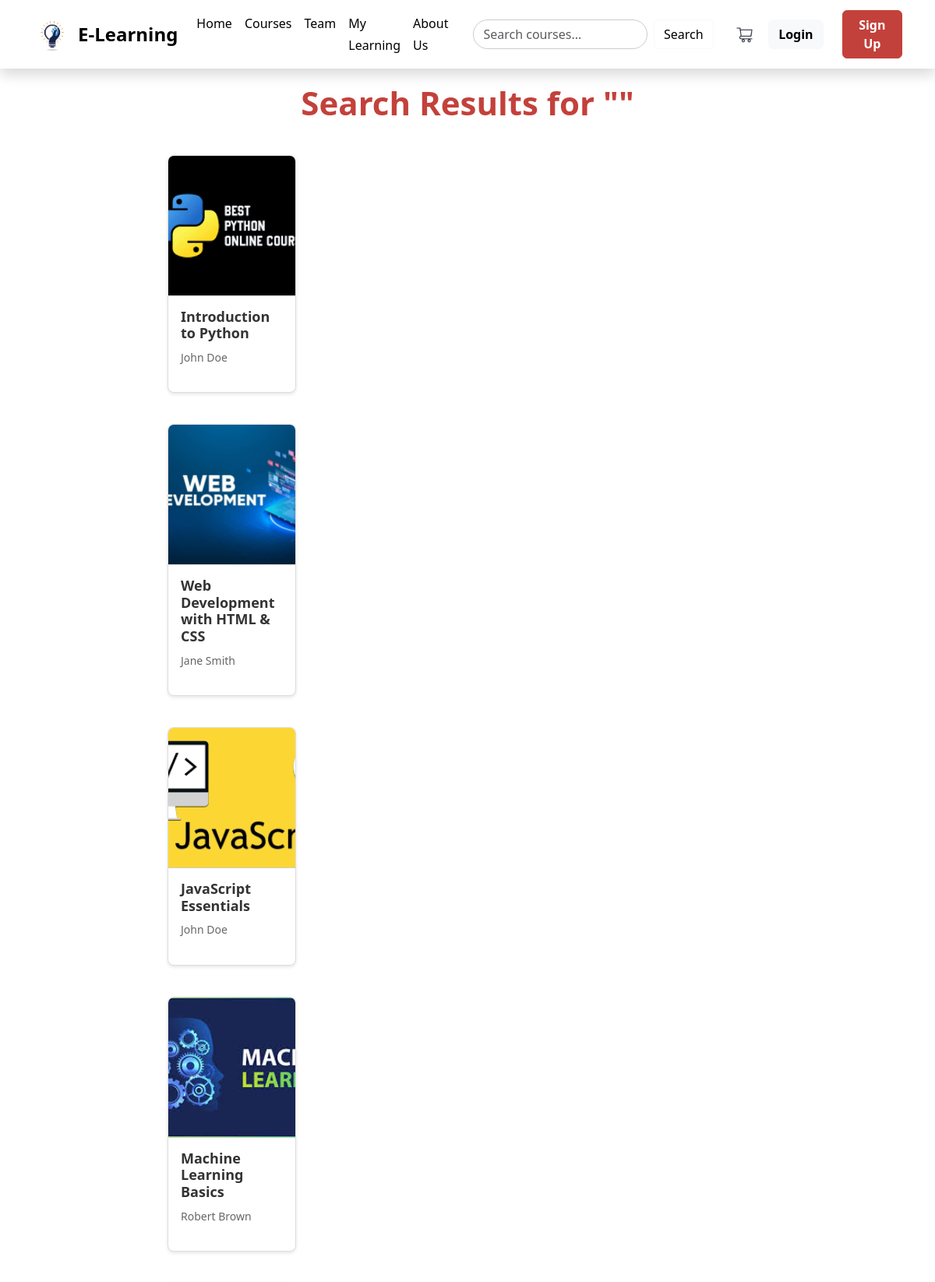
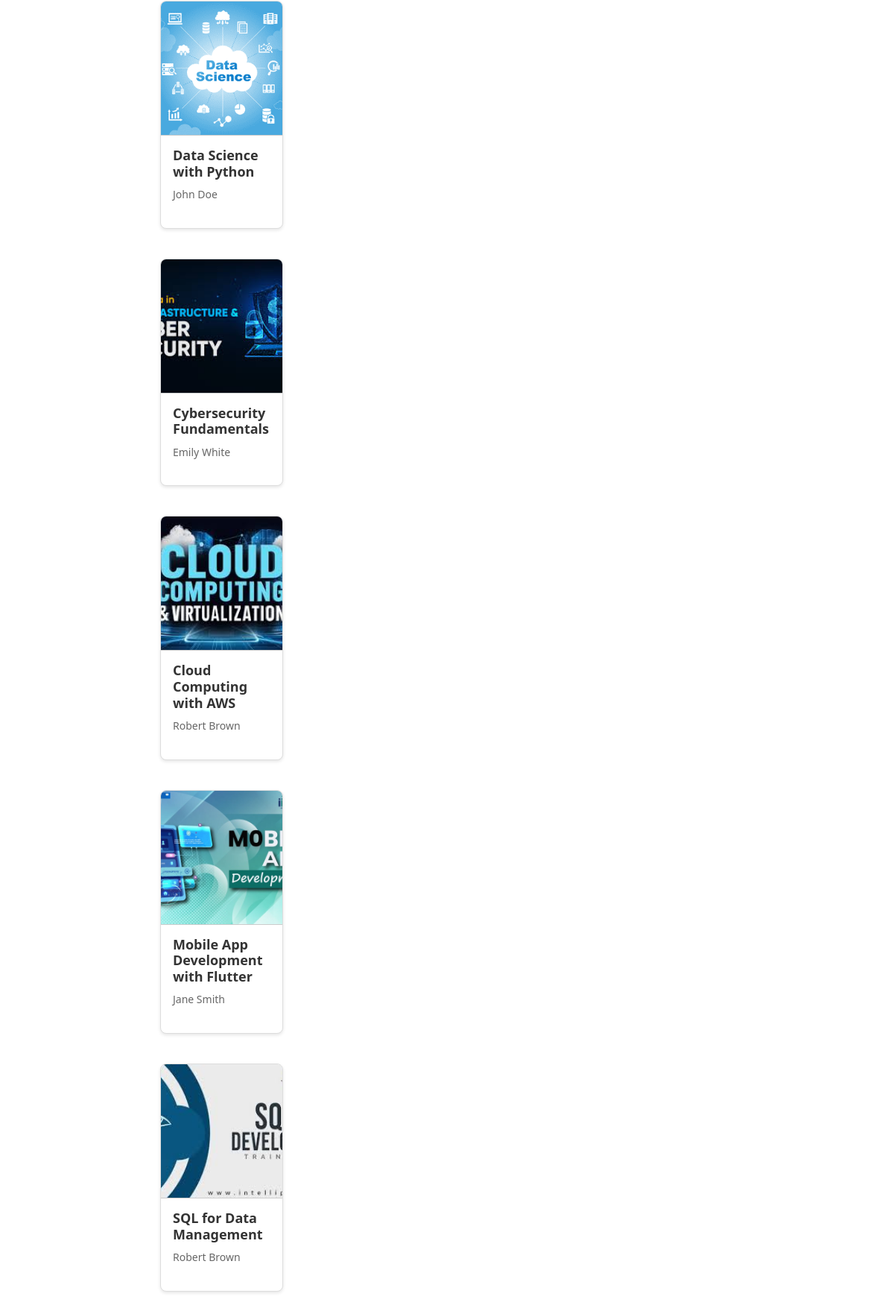
Screenshot of /search/search.php (upper part) with the database file from the repository (2 pictures, top to bottom).
### tables this page shows
CREATE TABLE `course` (
  `c_name` varchar(100) NOT NULL COMMENT 'Course Name',
  `c_id` int(11) NOT NULL COMMENT 'Course ID, Primary key that auto-increments',
  `c_desc` text NOT NULL COMMENT 'Description for course',
  `c_price` varchar(10) NOT NULL COMMENT 'Price of a course',
  `c_no_of_lessons` int(11) NOT NULL COMMENT 'Number of lessons in a course',
  `c_image` varchar(100) NOT NULL COMMENT 'Path to course image',
  `i_id` int(11) NOT NULL DEFAULT 1 COMMENT 'Instructor ID, foreign key from instructor table',
  `c_level` varchar(15) NOT NULL DEFAULT 'Beginner'
);

CREATE TABLE `instructor` (
  `i_name` varchar(50) NOT NULL COMMENT 'Instructor''s name',
  `i_id` int(11) NOT NULL COMMENT 'Instructor''s ID, Primary key, auto-incremented',
  `i_phone` varchar(13) NOT NULL COMMENT 'Instructor''s phone number',
  `i_email` varchar(40) NOT NULL COMMENT 'Instructor''s email address',
  `i_image` varchar(30) NOT NULL COMMENT 'Instructor''s Image Path',
  `i_bio` varchar(40) NOT NULL COMMENT 'Instructor''s Bio',
  `i_job_desc` varchar(1000) NOT NULL
);

### search/search.php (the view, shortened to what this page needs)
<?php
$is_logged_in = isset($_SESSION['is_logged_in']);
$username = isset($_SESSION['username']) ? $_SESSION['username'] : '';
$conn = mysqli_connect("localhost", "root", "", "e_learning");
$c_ids = array();
?>
<!DOCTYPE html>
<html lang="en">
<head>
  <link rel="stylesheet" href="../bootstrap/css/bootstrap.min.css">
  <link rel="stylesheet" href="search.css">
  <link rel="stylesheet" href="styles.css">
  <link rel="stylesheet" href="../home/styles.css">
</head>
<body>
  <header>
    <nav class="navbar navbar-expand-lg navbar-dark bg-primary shadow">
      <div class="container">
        <a class="navbar-brand d-flex align-items-center logo" href="#">
          <img src="../home/images/logo1.png" alt="Logo" width="50" height="50" class="me-2">
          <span>E-Learning</span>
        </a>
        <div class="collapse navbar-collapse" id="navbarNav">
          <ul class="navbar-nav ms-auto me-4">
            <li class="nav-item"><a class="nav-link text-light" href="../home/home.php">Home</a></li>
            <li class="nav-item"><a class="nav-link text-light" href="../home/home.php#courses">Courses</a></li>
            <li class="nav-item"><a class="nav-link text-light" href="../home/home.php#team">Team</a></li>
            <li class="nav-item"><a class="nav-link text-light" href="../my_learning/my_learning.php">My Learning</a>
            </li>
            <li class="nav-item"><a class="nav-link text-light" href="../home/home.php#About-us">About Us</a></li>
          </ul>
          <form class="d-flex me-4" method="POST" action="../search/search.php">
            <input class="form-control me-2 search" type="search" name="searchQuery" placeholder="Search courses..."
              aria-label="Search" required>
            <button class="btn btn-outline-light" type="submit">Search</button>
          </form>
          <a href="../cart/cart.php" class="me-3 cart">
            <img src="../home/images/cart_icon.png" alt="Cart" width="30" height="30">
          </a>
          <?php if ($is_logged_in): ?>
            <span style="font-size: 65%; margin-right: 2%;">Welcome <?php echo $username; ?>! </span>
            <a href="../registration/logout.php" class="btn btn-light me-4">Log out</a>
          <?php else: ?>
            <a href="../registration/login.php" class="btn btn-light me-4">Login</a>
            <a href="../registration/signup.php" class="btn btn-warning">Sign Up</a>
          <?php endif; ?>
        </div>
      </div>
    </nav>
  </header>
  <div class="section-subtitle"><?php echo 'Search Results for "' . $search . '"' ?></div>
  <section class="my-learning">
    <div class="Learning">
      <?php
      $sql = "SELECT  course.c_id,
                            course.c_name,
                            course.c_image,
                            course.c_no_of_lessons,
                            course.c_desc,
                            course.c_price,
                            instructor.i_name
                        FROM
                            course
                        INNER JOIN
                            instructor
                        ON
                            course.i_id = instructor.i_id
                        WHERE
                            LOWER(c_name) LIKE '%$search%';";
      $result = mysqli_query($conn, $sql);
      while ($row = $result->fetch_assoc()) {
        if (in_array($row['c_id'], $c_ids)) {
          echo
            '<div class="card">' .
            '<div class="card-header">' .
            '<img src="../home/' . $row['c_image'] . '" alt=' . $row['c_name'] . '/>' .
            '<div class="overlay">' .
            '<i class="fas fa-play-circle play-icon"></i>' .
            '</div>' .
            '</div>' .
            '<div class="card-body">' .
            '<h2>' . '<a href="../course_content/course_page.php?c_id=' . $row['c_id'] . '" class="card-link">' . $row['c_name'] . '</a>' . '</h2>' .
            '<p class="author">' . $row['i_name'] . '</p>' .
            '</div>' .
            '</div>';
        } else {
          echo
            '<div class="card">' .
            '<div class="card-header">' .
            '<img src="../home/' . $row['c_image'] . '" alt=' . $row['c_name'] . '/>' .
            '<div class="overlay">' .
            '<i class="fas fa-play-circle play-icon"></i>' .
            '</div>' .
            '</div>' .
            '<div class="card-body">' .
            '<h2><a href="#courseModal"
                             onclick="openModal(' . '\'' . $row['c_name'] . '\', ' . '\'' . $row['c_desc'] . '\', ' . '\'' . $row['c_no_of_lessons'] . '\', ' . '\'' . $row['c_price'] . '\', ' . '\'' . $row['c_id'] . '\')"
                             class="card-title">' . $row["c_name"] . '</a></h2>' .
            '<p class="author">' . $row['i_name'] . '</p>' .
            '</div>' .
            '</div>' .
            '</a>';
        }
      }
      ?>
    </div>
  </section>
</body>
</html>

### search/search.css (style rules this page uses)
body { margin-top: 35px; padding-left: 15%; padding-right: 15%; padding-bottom: 1%; }
.my-learning { margin-top: 20px; padding: 0; }
.Learning { display: flex; flex-wrap: wrap; gap: 40px; margin-top: 30px; padding: 0; width: 200px; padding-left: 35px; }
.card { background: #fff; border: 1px solid #ddd; border-radius: 8px; box-shadow: 0 2px 4px rgba(0, 0, 0, 0.1); overflow: hidden; display: flex; flex-direction: column; position: relative; }
.card-header { position: relative; height: 180px; overflow: hidden; padding: 0%; }
.card-header img { width: 100%; height: 100%; object-fit: cover; }
.card-body { padding: 16px; }
.card-body h2 { font-size: 18px; margin-bottom: 8px; font-weight: bold; color: #333; }
.card-body .author { color: #666; font-size: 14px; }
a:link { text-decoration: none; }

### search/styles.css (style rules this page uses)
:root { --transition-1: 0.25s ease; --transition-2: 0.5s ease; }
a:link { text-decoration: none; }

### home/styles.css (style rules this page uses)
:root { --transition-1: 0.25s ease; --transition-2: 0.5s ease; }
body { padding-top: 60px; }
li { list-style-type: none; }
button { cursor: pointer; }
img { height: auto; display: flex; }
html { font-family: 'Poppins', sans-serif; font-size: 16px; scroll-behavior: smooth; }
body { font-size: 1.6rem; line-height: 1.75; }
.navbar { background-color: #fff !important; position: fixed; top: 0; left: 0; width: 100%; z-index: 1000; box-shadow: 0 4px 6px rgba(0, 0, 0, 0.1); }
.navbar-brand span { font-size: 1.5rem; font-weight: bold; color: #000; }
.nav-link { font-size: 1rem; font-weight: 500; color: #000 !important; }
.btn-light { color: #000 !important; font-weight: 600; }
.btn-warning { font-weight: 600; background-color: #C3413B; border-color: #C3413B; color: #fff; }
.btn-light { color: #000 !important; }
.navbar .form-control { max-width: 400px; border-radius: 20px; border: 1px solid #ccc; }
.btn-outline-light { color: #000; width: 100px; }
.section-subtitle { text-align: center; font-size: 42px; font-weight: 600; color: #C3413B; }

### rows the page displays
course: c_image (picture), c_name "Introduction to Python", i.i_name "John Doe"
course: c_image (picture), c_name "Web Development with HTML & CSS", i.i_name "Jane Smith"
course: c_image (picture), c_name "JavaScript Essentials", i.i_name "John Doe"
course: c_image (picture), c_name "Machine Learning Basics", i.i_name "Robert Brown"
course: c_image (picture), c_name "Data Science with Python", i.i_name "John Doe"
course: c_image (picture), c_name "Cybersecurity Fundamentals", i.i_name "Emily White"
course: c_image (picture), c_name "Cloud Computing with AWS", i.i_name "Robert Brown"
course: c_image (picture), c_name "Mobile App Development with Flutter", i.i_name "Jane Smith"
course: c_image (picture), c_name "SQL for Data Management", i.i_name "Robert Brown"
